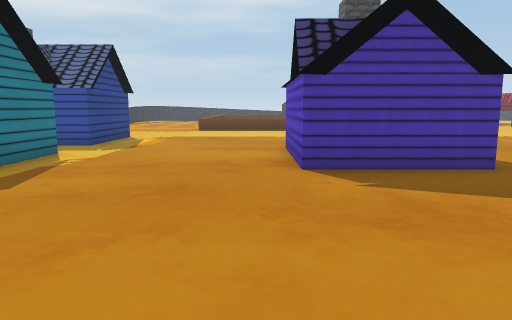
view 1 (above)

21 first-person views from a walk through a Unity game level. The camera is 1.2 m above the floor, tilts 8° down and sees 70° across. The floor is counted in squares, 1 m on a side. Each view is taken from the middle of a square. On the plan, view 1 faces up. The plan holds only what a view shows up to about 15 squares ahead; the rest is blank. The place goes on beyond the plan. Door leaves are left out, so doorways stand open.

view 2
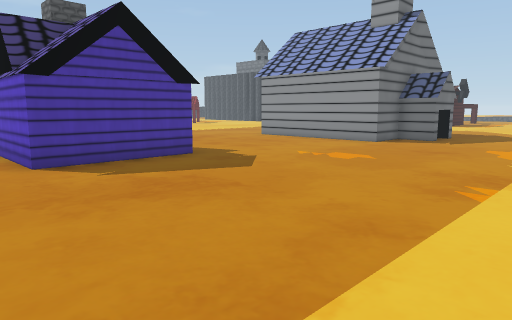

view 3
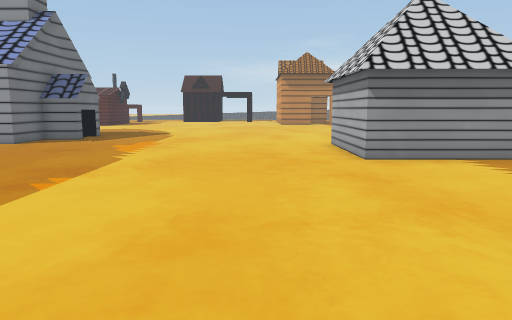

view 4
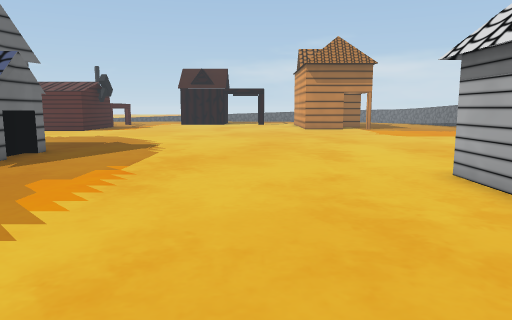

view 5
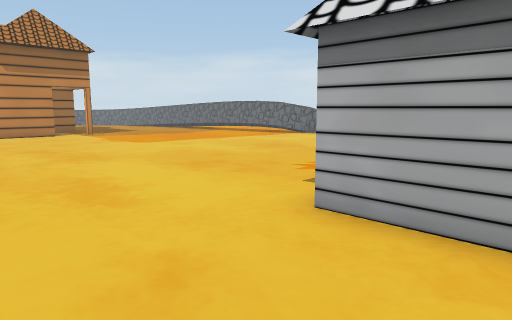

view 6
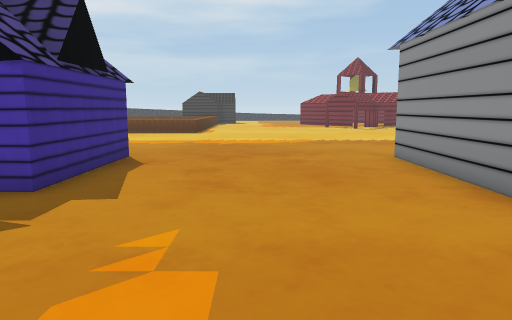

view 7
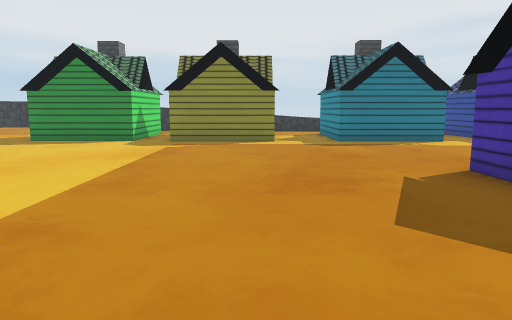

view 8
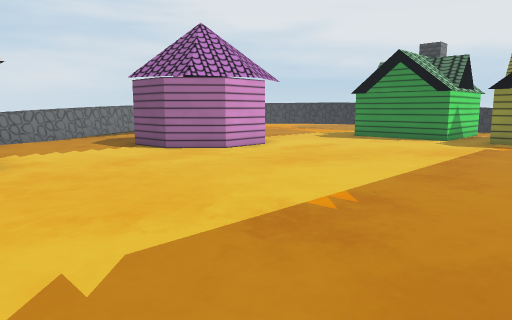

view 9
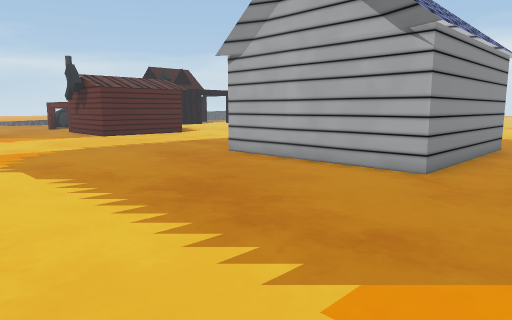

view 10
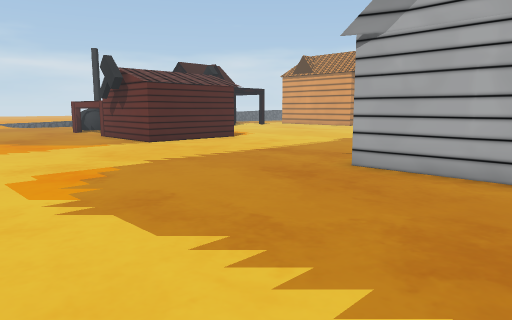

view 11
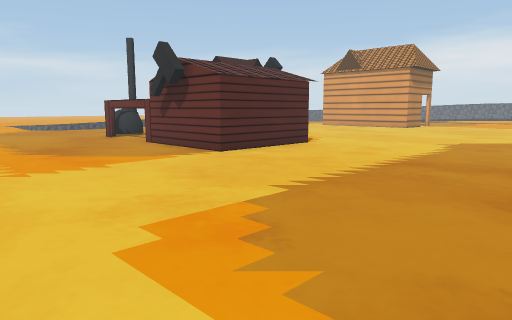

view 12
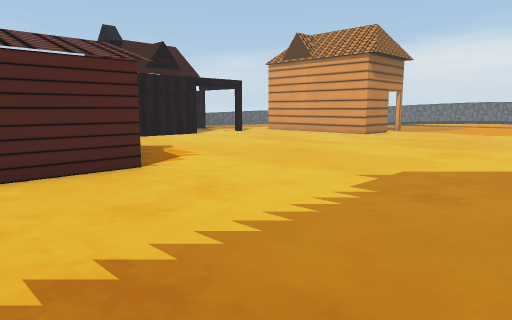

view 13
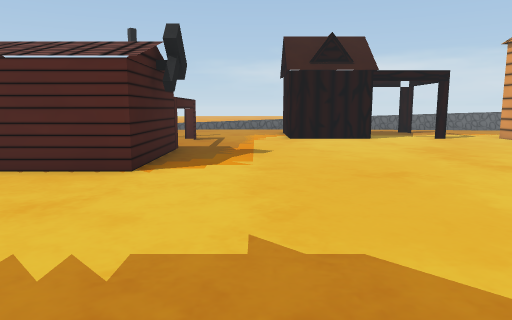

view 14
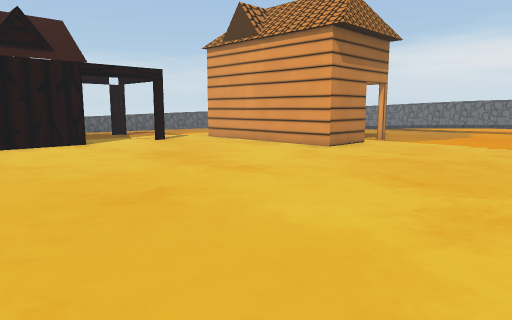

view 15
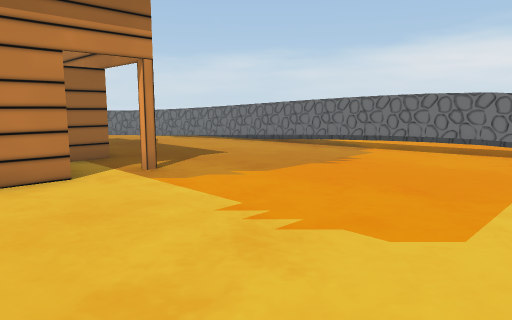

view 16
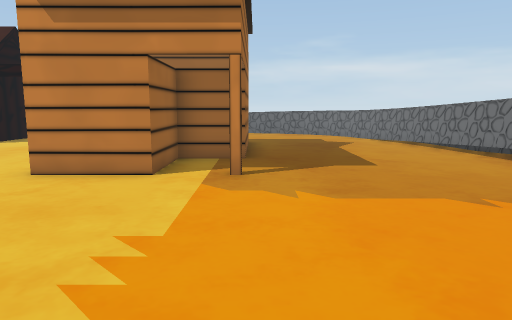

view 17
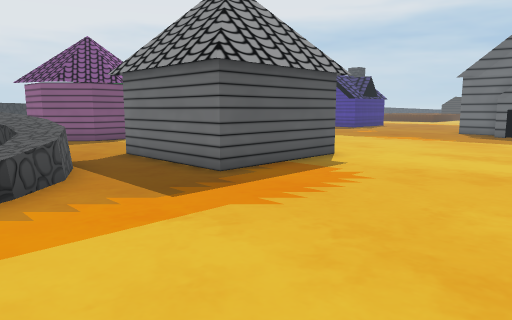

view 18
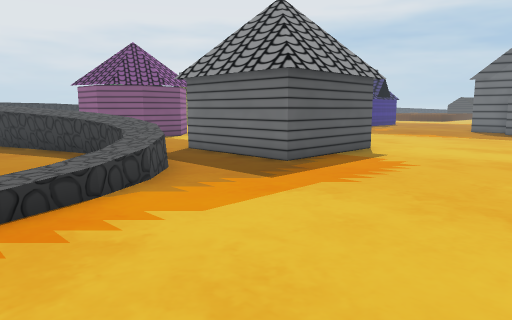

view 19
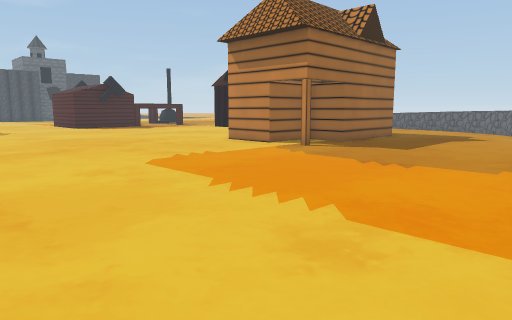

view 20
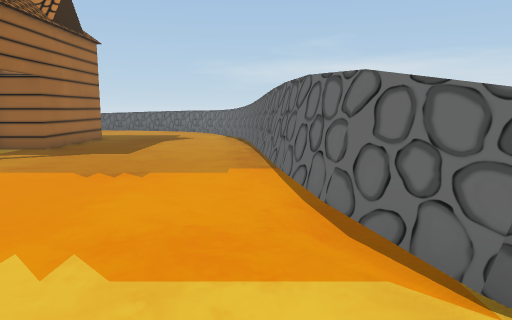

view 21
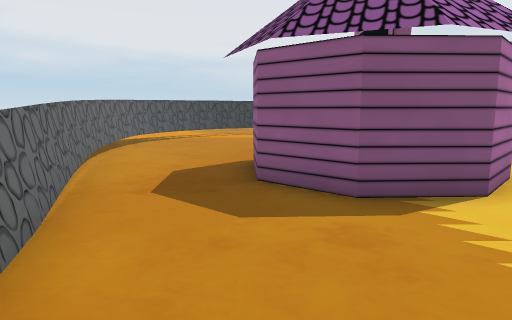

### Floor plan
Key: @ floor where view 1 was taken; # wall or solid block; . floor; = window, fence, low wall or low ledge; ^ raised ledge; v drop or lower ground; H house; O other object.
Columns run from 7 left of view 1 to 35 right of it. Each row starts with its distance up from view 1.
 18                 . ... ... ..
 17           .......................
 16           ............................
 15  H.......  ...............................
 14   .......  ...............................
 13   .......  ..............................
 12 HH.......   ............................
 11 ........H   H......######.......#####^^^
 10 HH......HHH H......#     .......#
  9  #......H  HH......#     .......#
  8  #......H  HH......#     .......#####^^^
  7 H#......H##H.......#      ........#......
  6 HH.................#      ...............
  5 ...................#OOO  ................
  4 HH..................OOO.................#
  3 HH......................................O
  2  #......................................O
  1  #......................................O
  0 HH.....@..................................
 -1 ..........................................
 -2 OO........................................
 -3 O#.......................................
 -4  #.......................................
 -5  O................................OOOOOOO
 -6  .. ...###.....O###...............O.O
 -7           O....##  ...............OOO
 -8          ##....#   .................O   O
 -9          #O....####...............O.OOOO...
-10  ......OOO.................................
-11 ...........................................
-12 ............======.........................
-13 #........###==...=O........................
-14 ###=#=#### ...... .....................=##^
-15 ...               .O.... .....##==####=##=
-16                      .. . .#####     v

Where each view was taken, in squares from view 1:
view 1: 0 up, 0 right, facing up
view 2: 1 down, 1 left, facing up-right
view 3: 3 down, 1 left, facing right
view 4: 2 down, 5 right, facing right
view 5: 2 down, 9 right, facing down-right
view 6: 2 up, 8 right, facing up
view 7: 3 up, 8 right, facing left
view 8: 3 up, 9 right, facing down-left
view 9: 18 up, 9 right, facing down-right
view 10: 18 up, 13 right, facing down-right
view 11: 18 up, 17 right, facing down-right
view 12: 11 up, 18 right, facing down-right
view 13: 5 up, 18 right, facing right
view 14: 5 up, 20 right, facing down-right
view 15: 5 down, 20 right, facing down-right
view 16: 9 down, 20 right, facing right
view 17: 14 down, 17 right, facing up-left
view 18: 16 down, 17 right, facing up-left
view 19: 16 down, 17 right, facing up-right
view 20: 15 down, 18 right, facing right
view 21: 10 down, 8 right, facing left
